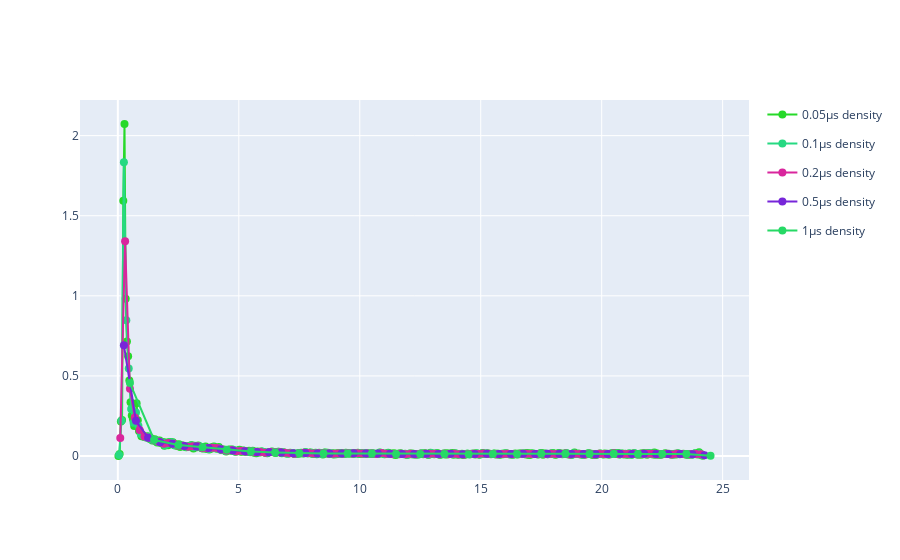

Here is the notebook cell this chart was saved with:
### Code cell
data_dir = Path('../raw_data/life_muon.txt')
timestamps, durations = read_data(data_dir)

traces = []
for i in [0.05, 0.1, 0.2, 0.5, 1]: 
    traces.extend(kde_traces(durations, i))

fig = go.Figure(data=traces)
fig.show()
